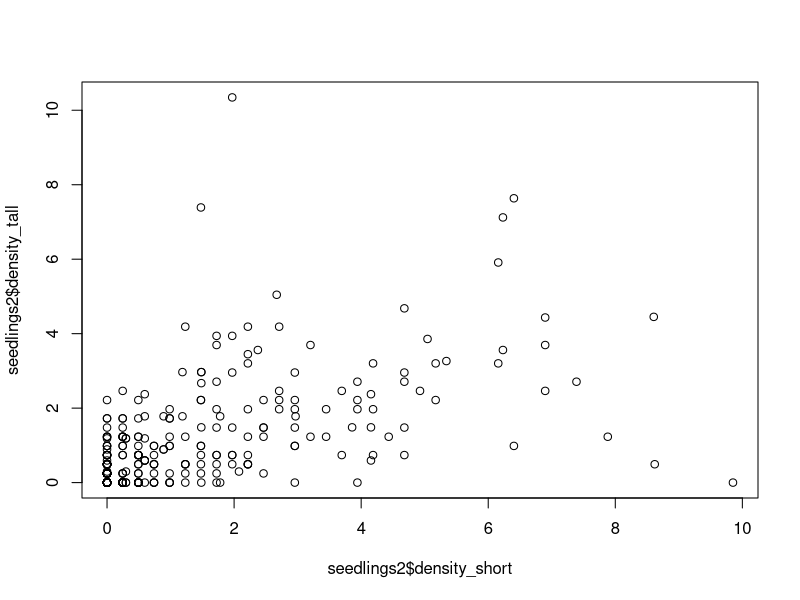
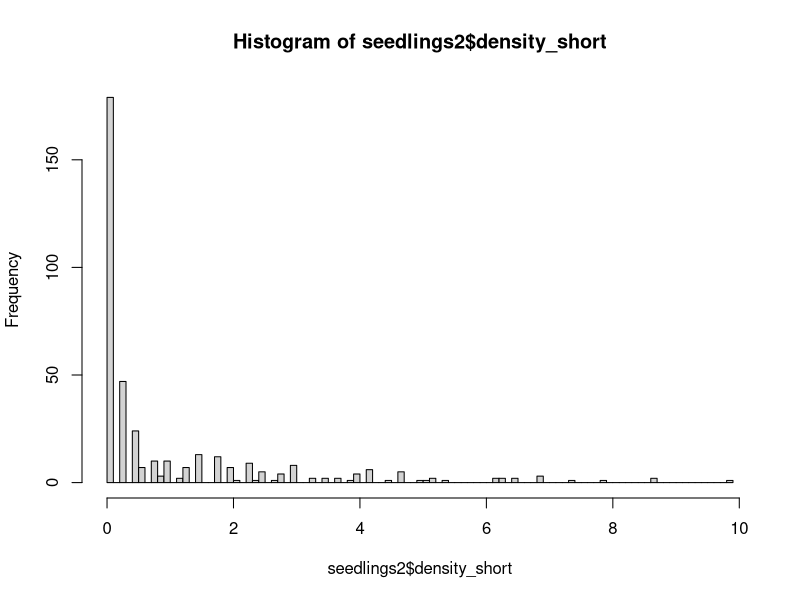
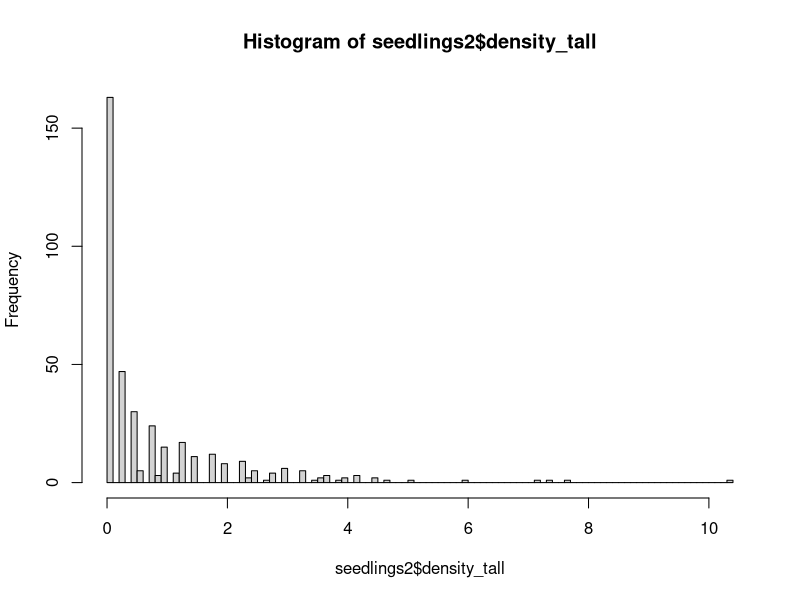
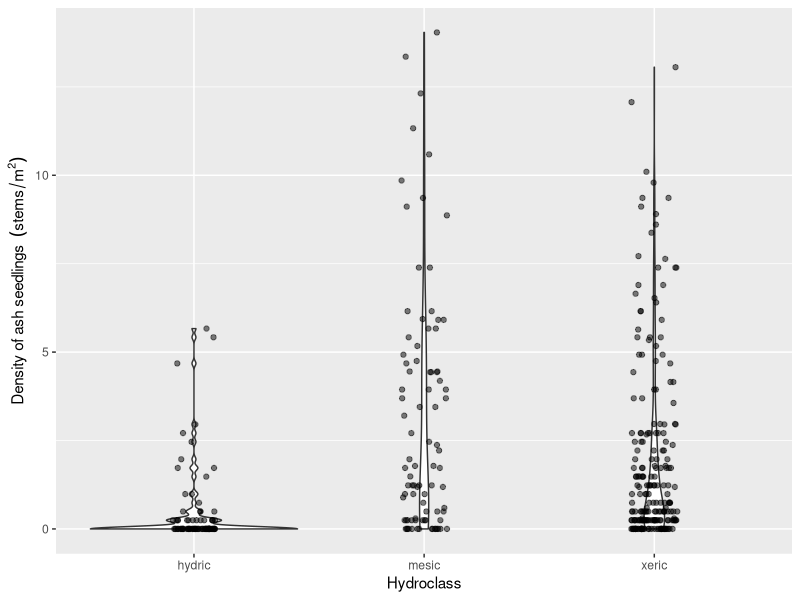
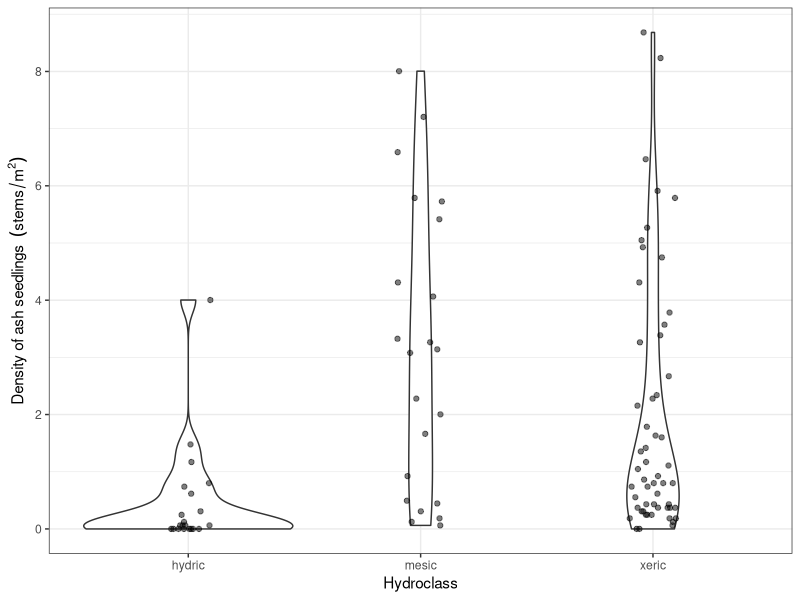
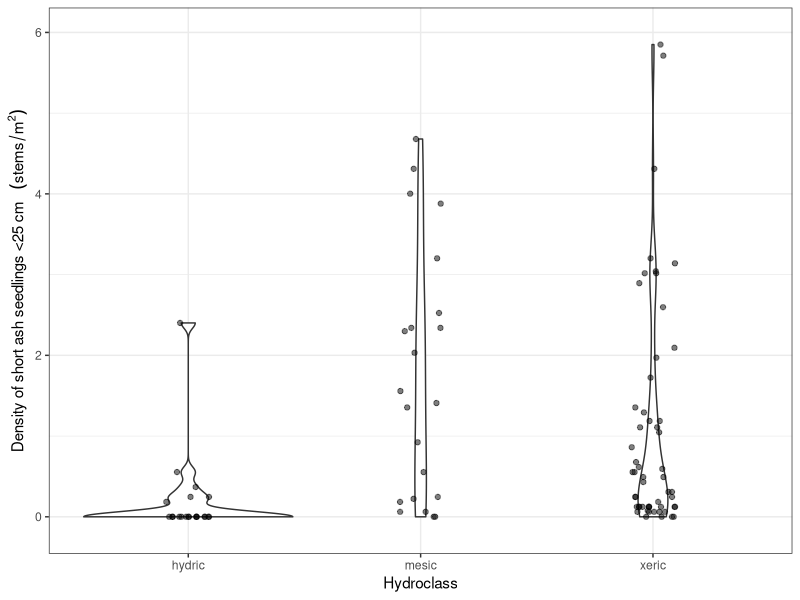
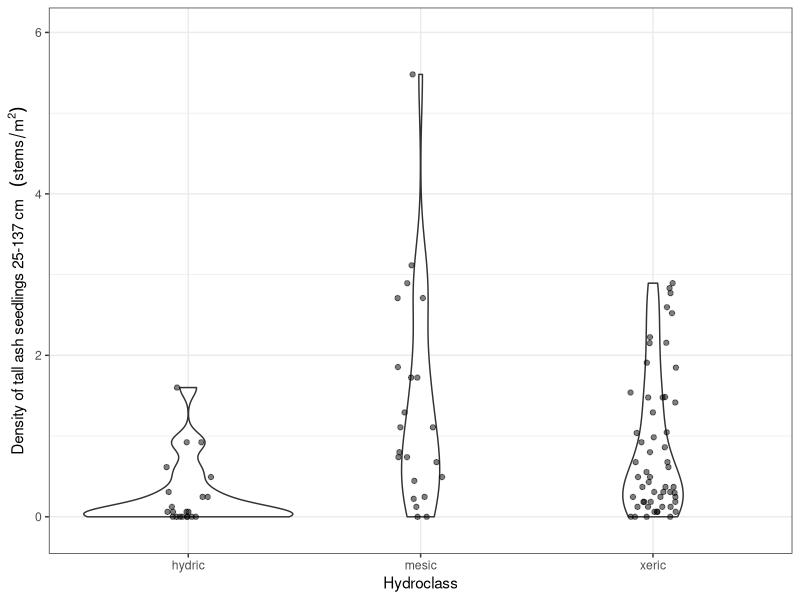
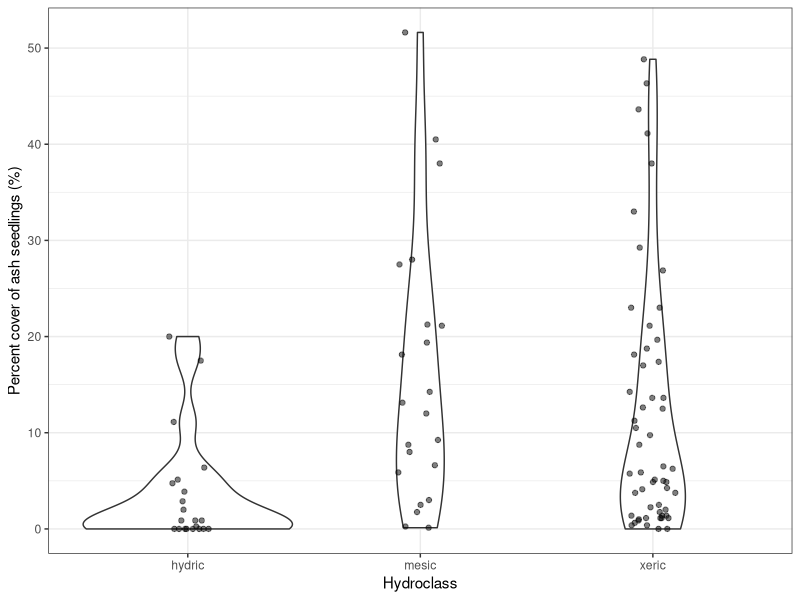

The R source for these figures, in order:
# Aaron Tayal
# 8/26/2024
# The purpose is to report what the stem 
# density of ash seedlings, saplings, small trees, and trees is

library(ggplot2)
library(dplyr)

# Plot centers ---------------------------------------------------------------

plot_centers <- read.csv("Raw_data/EAB_Michigan_2024_plot_centers.csv")

# There are 111 plots (37 transects) that I plan to visit (and 2 extra rows due 
# to confusion about the true center for plot 75):
nrow(plot_centers)

# There are 98 plots that I have collected seedling data (not counting 75_north):
sum(plot_centers$seedlings_done_y_n == "y")

# Similarly, there are 98 plots that I have collected sapling data (not counting 
# 75_north):
sum(plot_centers$saplings_done_y_n == "y")

# There are 97 plots that I have collected tree data for (not counting 75_north).
# At plot 91 at Hudson Mills, we ran out of time to collect tree data due to a 
# thunderstorm
sum(plot_centers$trees_done_y_n == "y")

# There are 2 plots where we found and measured the center tree but did not 
# collect any seedling, sapling, or tree data due to high waters and a time 
# crunch. These were plots 23 and 66, both at Island Lake.
View(plot_centers[plot_centers$seedlings_done_y_n == "n",])

# This leaves 11 plots that we have neither found the center or recorded data
# for. Four at Hudson Mills, six at Indian Springs, and one at Island Lake. 
# Note: we technically found plot 61 at Island Lake, but I forgot to write
# the center tree DBH, and thus I'm considering it completely not-started.
View(plot_centers[plot_centers$seedlings_done_y_n == "",])

# Summary: 97 done + 3 partially done + 11 not-started = 111 plots

# Hydroclass -----------------------------------------------------------------

hydro <- read.csv("Raw_data/MI-plot-hydroclasses.csv")
# The column "mstrlvl" is either xeric, mesic, or hydric. All plots in one
# transect (3 plots) will have the same assignment of mstrlvl. I will also 
# call this the "hydroclass". The column "plotmstr" has a value from 1 to 5 
# (1 being driest and 5 being the most flooded). The "plotmstr" value can
# vary within a transect. I think it is based on the results of some kind of 
# soil moisture test.

# Note: "MI-plot-hydroclasses.csv" has hydroclass data for 129 plots, including
# some that I do not plan to visit because they are designated "non-ash" plots
# or they are at Brighton.

# Seedlings -------------------------------------------------------------------

seedlings <- read.csv("Raw_data/EAB_Michigan_2024_seedlings.csv")

# At one plot (75 at Indian Springs), we found two center trees marked 75.
# The true, original plot 75 is the one I want to use. I called this one 
# "75_south" in my datasheet this year. So I need to remove "75_north" rows and
# rename "75_south" rows as simply "75".
seedlings <- seedlings[seedlings$center_tree_number != "75_north",]
seedlings$center_tree_number[seedlings$center_tree_number == "75_south"] <- "75"

seedlings$center_tree_number <- as.integer(seedlings$center_tree_number)

# To combine the data on hydroclasses with the seedling data, I will
# use inner_join, which keeps only the rows which have center_tree_number
# matching between the two datasets:
seedlings2 <- inner_join(seedlings, hydro, by="center_tree_number")
# I notice that the number of rows of seedlings and seedlings2 are the same,
# indicating that the dataframe hydro contained all the center tree numbers
# that I have
nrow(seedlings) == nrow(seedlings2)

# We recorded data for each quadrant of each microplot, so I need to add up the
# four quadrants for short seedlings (those that are shorter than 25 cm):
seedlings2$number_short <- 
  seedlings2$northeast_number_established_short +
  seedlings2$southeast_number_established_short +
  seedlings2$southwest_number_established_short +
  seedlings2$northwest_number_established_short

# Same for tall seedlings:
seedlings2$number_tall <- 
  seedlings2$northeast_number_established_tall +
  seedlings2$southeast_number_established_tall +
  seedlings2$southwest_number_established_tall +
  seedlings2$northwest_number_established_tall

# Now make a column for the total number of seedlings (both short and tall):
seedlings2$number_seedlings <- seedlings2$number_short + seedlings2$number_tall

# Now I need to divide the raw counts by the area of the circular microplot to
# get the density. The density will be in units of stems per meter^2
seedlings2$density_short <-
  (seedlings2$number_short / seedlings2$area_of_microplot_m_squared)

seedlings2$density_tall <-
  (seedlings2$number_tall / seedlings2$area_of_microplot_m_squared)

seedlings2$density_seedlings <- 
  (seedlings2$number_seedlings / seedlings2$area_of_microplot_m_squared)

# For a common sense check, I'll plot the density of short seedlings against
# the density of tall seedlings.  I predict (prior to seeing it) that they 
# will be correlated.
plot(seedlings2$density_short,
     seedlings2$density_tall)

# I will plot histograms for short and tall seedlings. I want to know what is 
# the qualitative shape of the distribution:
hist(seedlings2$density_short, breaks=100)
hist(seedlings2$density_tall, breaks=100)

# Note: these density variables are pseudo-continuous, but really they are
# discrete, because the counts are discrete, and so there are only a limited
# number of values that the density can take.

# I want to make a violin plot that shows the distribution of seedling densities
# for each of the three hydroclasses (xeric, mesic, and hydric)
ggplot(data=seedlings2, aes(x=factor(mstrlvl), 
                            y=density_seedlings)) +
  geom_violin() +
  geom_jitter(height=0, width=0.1, alpha=0.5) +
  xlab("Hydroclass") +
  ylab(bquote("Density of ash seedlings " ~ (stems/m^2)))

# I want to take an average of the 4 microplots in order to report data at the 
# plot level. 

# IMPORTANT NOTE: sometimes, we forgot to write the percent cover
# for 1 out of 4 of the microplots. I have instructed the code to strip NA values
# before taking the mean.  I'm assuming it's okay because we still have three other
# values, but I need to check on this.

seedlings_by_plot <- seedlings2 %>% group_by(center_tree_number) %>% 
  summarize(mean_percent_cover = mean(percent_cover_0_0.5_1_3.5_8_15.5_25.5_etc, 
                                 na.rm=TRUE),
            mean_density_short = mean(density_short),
            mean_density_tall = mean(density_tall),
            mean_density_seedlings = mean(density_seedlings),
            mstrlvl = first(mstrlvl))

# Make a graph that shows the seedling densities by hydroclass, at the plot level
ggplot(data=seedlings_by_plot, aes(x=factor(mstrlvl), y=mean_density_seedlings)) +
  geom_violin() +
  geom_jitter(height=0, width=0.1, alpha=0.5) +
  xlab("Hydroclass") +
  ylab(bquote("Density of ash seedlings " ~ (stems/m^2))) +
  scale_y_continuous(breaks=seq(0,9,2)) +
  theme_bw()

# Make a similar graph for short seedlings (under 25 cm):
ggplot(data=seedlings_by_plot, aes(x=factor(mstrlvl), y=mean_density_short)) +
  geom_violin() +
  geom_jitter(height=0, width=0.1, alpha=0.5) +
  xlab("Hydroclass") +
  ylab(bquote("Density of short ash seedlings <25 cm  " ~ (stems/m^2))) +
  scale_y_continuous(breaks=seq(0,9,2)) +
  ylim(-0.15, 6) +
  theme_bw()

# Same for tall seedlings:
ggplot(data=seedlings_by_plot, aes(x=factor(mstrlvl), y=mean_density_tall)) +
  geom_violin() +
  geom_jitter(height=0, width=0.1, alpha=0.5) +
  xlab("Hydroclass") +
  ylab(bquote("Density of tall ash seedlings 25-137 cm  " ~ (stems/m^2))) +
  ylim(-0.15, 6) +
  theme_bw()

# And for percent cover:
ggplot(data=seedlings_by_plot, aes(x=factor(mstrlvl), y=mean_percent_cover)) +
  geom_violin() +
  geom_jitter(height=0, width=0.1, alpha=0.5) +
  xlab("Hydroclass") +
  ylab("Percent cover of ash seedlings (%)") +
  theme_bw()

# Saplings --------------------------------------------------------------------

saplings <- read.csv("Raw_data/EAB_Michigan_2024_saplings.csv")
# Remove 75_north and rename 75_south to 75 (see seedlings for details)
saplings <- saplings[saplings$center_tree_number != "75_north",]
saplings$center_tree_number[saplings$center_tree_number == "75_south"] <- "75"

saplings$center_tree_number <- as.integer(saplings$center_tree_number)

# Trying to add in the hydroclass to this dataframe:
saplings2 <- inner_join(saplings, hydro, by="center_tree_number")
nrow(saplings) == nrow(saplings2)

# Saplings were counted in each quadrant, so I want to sum up the quadrants
# to get a total number of saplings by plot
saplings_by_plot <- saplings2 %>% group_by(center_tree_number) %>% 
  summarize(number_saplings = sum(number_of_stems),
            mstrlvl = first(mstrlvl))

# To find the density of saplings, I need to divide the number of saplings 
# found in the subplot (8 meters in radius) by the area of that subplot. 
# The area of the subplot is 201.062 m^2. The unit will be stems per m^2.
saplings_by_plot$density_saplings <- saplings_by_plot$number_saplings / 201.062

# I would like to also change the units to stems per hectare:
saplings_by_plot$density_saplings_stems_per_ha <- 
  saplings_by_plot$density_saplings * 10000

# Now, make a violin plot that shows the number of saplings found at each plot, 
# as a function of hydroclass
ggplot(data=saplings_by_plot, aes(x=factor(mstrlvl), 
                                  y=density_saplings)) + 
  geom_violin() +
  geom_jitter(height=0, width=0.1, alpha=0.5) +
  xlab("Hydroclass") +
  ylab(bquote("Density of ash saplings " ~ (stems/m^2))) +
  theme_bw()

# Small trees and trees -------------------------------------------------------

trees <- read.csv("Raw_data/EAB_Michigan_2024_trees.csv")

# Remove 75_north and rename 75_south to 75 (see seedlings for details)
trees <- trees[trees$center_tree_number != "75_north",]
trees$center_tree_number[trees$center_tree_number == "75_south"] <- "75"

trees$center_tree_number <- as.integer(trees$center_tree_number)
trees$ash_species <- as.factor(trees$ash_species)

# Remove any rows where the species of tree is not ash (keep rows where ash_species is NA)
# Note: the hickory and Zanthoxylum rows were tagged trees
levels(trees$ash_species)
trees <- trees[( trees$ash_species != "hickory" | is.na(trees$ash_species) ), ]
trees <- trees[( trees$ash_species != "Zanthoxylum (prickly ash)" | is.na(trees$ash_species) ), ]
trees$ash_species <- droplevels(trees$ash_species)
levels(trees$ash_species)

# I want to make a column that simplifies ash_species so that there are only 
# three categories: black, green/white/pumpkin, and unknown
trees$ash_species_simple <- as.character(trees$ash_species)
trees$ash_species_simple[trees$ash_species_simple == "green"] <- "green_white_or_pumpkin"
trees$ash_species_simple[trees$ash_species_simple == "green or pumpkin"] <- "green_white_or_pumpkin"
trees$ash_species_simple[trees$ash_species_simple == "green or white"] <- "green_white_or_pumpkin"
trees$ash_species_simple[trees$ash_species_simple == "green white or pumpkin"] <- "green_white_or_pumpkin"
trees$ash_species_simple[trees$ash_species_simple == "black?"] <- "unknown"
trees$ash_species_simple[trees$ash_species_simple == "?"] <- "unknown"
trees$ash_species_simple[trees$ash_species_simple == "green?"] <- "unknown"
trees$ash_species_simple[trees$ash_species_simple == "white?"] <- "unknown"
trees$ash_species_simple <- as.factor(trees$ash_species_simple)
levels(trees$ash_species_simple)

# Which center_tree_number values are found in seedlings but not found in 
# trees?
a <- seedlings_by_plot$center_tree_number
b <- unique(trees$center_tree_number)
b
setdiff(a, b)
# Plot 91 at Hudson Mills is correct to be missing from trees

# Make sure the variable that records which quadrant the tree was in is accurate:
trees$quadrant_NE_SE_SW_NW <- as.factor(trees$quadrant_NE_SE_SW_NW)
summary(trees$quadrant_NE_SE_SW_NW)
trees[trees$quadrant_NE_SE_SW_NW == "?",]
# Which rows are simply recording the absence of any trees?
trees$center_tree_number[trees$quadrant_NE_SE_SW_NW == "none"]
unique(trees$center_tree_number[trees$quadrant_NE_SE_SW_NW == "none"])


# I want to create a new dataframe of trees so that small trees (2.5-10 cm DBH)
# are counted only if they occur within the 8 meter radius subplot. Furthermore,
# trees (10 cm DBH and up) are counted only if they occur within the 18 meter
# radius main plot

# First I need to change the variable distance_to_center_meters into a 
# numeric variable.  For many of the trees inside the 8 meter subplot, we
# simply wrote "less than 8" to indicate it was in the subplot. So now I 
# will name these as 4 (4 meters) even though they ranged from 0 m to 8 m
trees$distance_to_center_meters_simple <- trees$distance_to_center_meters
trees$distance_to_center_meters_simple[trees$distance_to_center_meters_simple == "less than 8"] <- "4"
trees$distance_to_center_meters_simple[trees$distance_to_center_meters_simple == "between 8 and 18"] <- "13"
trees$distance_to_center_meters_simple[trees$distance_to_center_meters_simple == "greater than 18"] <- "25"
trees$distance_to_center_meters_simple[trees$distance_to_center_meters_simple == "approx 100 m"] <- "100"
trees$distance_to_center_meters_simple <- as.numeric(trees$distance_to_center_meters_simple)
hist(trees$distance_to_center_meters_simple, breaks=100)

# Small trees must be >= 2.5 cm DBH AND < 12.5 cm DBH AND distance to the center
# must be <= 8 meters
small_trees_filtered <- trees %>% dplyr::filter(quadrant_NE_SE_SW_NW != "none") %>%
  dplyr::filter(diameter_at_137_cm_in_cm >= 2.5) %>%
  dplyr::filter(diameter_at_137_cm_in_cm < 10) %>%
  dplyr::filter(distance_to_center_meters_simple <= 8)
  
